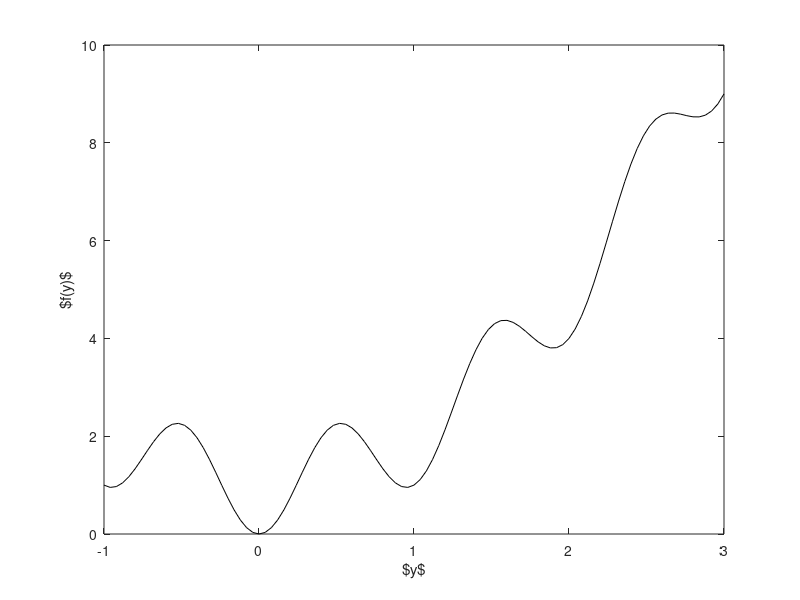

This figure's MATLAB source: (Note: this script raises an error after producing the figure.)
A = 1;
ALPHA = 2*pi;
N = 2;
Y_0 = zeros(N,1);

FIT = @(x) sum(A - A * cos(ALPHA * x) + x.^2, 1);

fig1d = figure;
y = linspace(-1,3,101);
Fy = FIT(y);
plot(y,Fy,'k-');xlabel('$y$');ylabel('$f(y)$');

fig2d = plot_2d(Y_0, FIT, 2, 25);
colormap jet

% fig3d = plot_3d(Y_0, FIT, 2, 70);
% colormap jet

% set(gca,'DataAspectRatio',[1 1 10])
% ExportSetup: custom renderer: painters for high quality PDF
% tightfig.m
% myfigstyle(gcf, 9, 9, 9, 9);